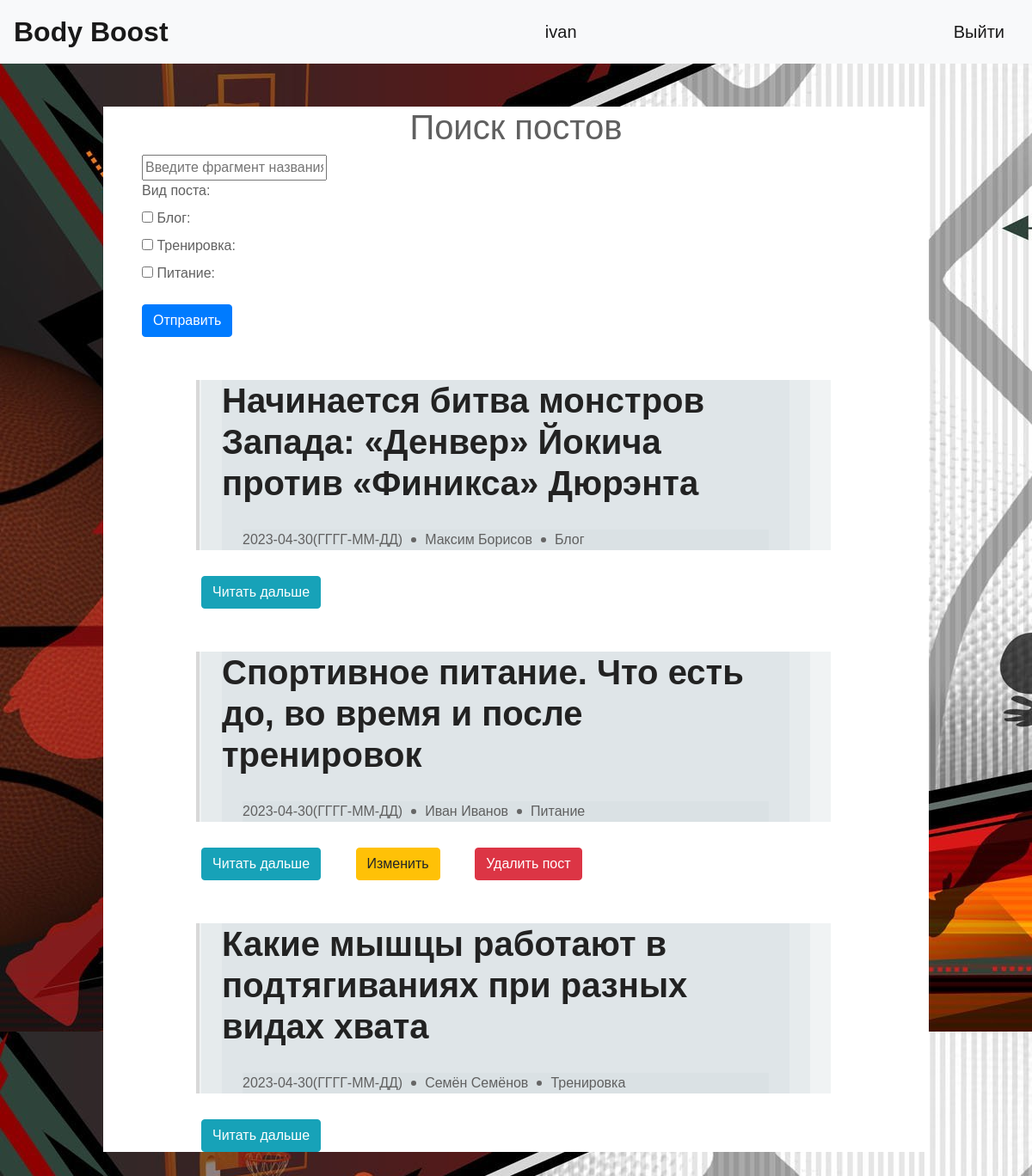
Page /search (signed in) on the committed database.
### data/users.py (models this page shows, shortened)
class User(SqlAlchemyBase, UserMixin):
    __tablename__ = 'users'
    id = sqlalchemy.Column(sqlalchemy.Integer, primary_key=True, autoincrement=True)
    surname = sqlalchemy.Column(sqlalchemy.String, nullable=True)
    name = sqlalchemy.Column(sqlalchemy.String, nullable=True)
    img = sqlalchemy.Column(sqlalchemy.BLOB, default=None, nullable=True)
    login = sqlalchemy.Column(sqlalchemy.String, unique=True, nullable=True)
    about_me = sqlalchemy.Column(sqlalchemy.Text, nullable=True, default="")
    role = sqlalchemy.Column(sqlalchemy.String, nullable=True, default="user")
    hashed_password = sqlalchemy.Column(sqlalchemy.String, nullable=True)
    posts = orm.relationship("Post", back_populates='user')

### data/posts.py (models this page shows)
class Post(SqlAlchemyBase, UserMixin):
    __tablename__ = 'posts'
    id = sqlalchemy.Column(sqlalchemy.Integer, primary_key=True, autoincrement=True)
    creator_id = sqlalchemy.Column(sqlalchemy.Integer,
                                   sqlalchemy.ForeignKey("users.id"))
    user = orm.relationship('User')
    creator_name = sqlalchemy.Column(sqlalchemy.String, nullable=False)
    creator_surname = sqlalchemy.Column(sqlalchemy.String, nullable=False)
    creator_login = sqlalchemy.Column(sqlalchemy.String, nullable=False)
    post_name = sqlalchemy.Column(sqlalchemy.String, nullable=False)
    create_date = sqlalchemy.Column(sqlalchemy.Date, nullable=False, default=datetime.datetime.now())
    text_content = sqlalchemy.Column(sqlalchemy.Text, nullable=True)
    file = sqlalchemy.Column(sqlalchemy.BLOB, default=None, nullable=True)
    is_liked = sqlalchemy.Column(sqlalchemy.BOOLEAN, default=False)
    is_blog = sqlalchemy.Column(sqlalchemy.BOOLEAN, default=False)
    is_training = sqlalchemy.Column(sqlalchemy.BOOLEAN, default=False)
    is_recipe = sqlalchemy.Column(sqlalchemy.BOOLEAN, default=False)
    list_likes = sqlalchemy.Column(sqlalchemy.String, nullable=False, default="")
    def __repr__(self):
        return f'<User> {self.id} {self.post_name} {self.create_date}'

### server.py (the view, shortened to what this page needs)
@app.route("/search", methods=["GET", "POST"])
def search():
    db_sess = db_session.create_session()
    search_posts = None
    if request.method == "GET":
        search_posts = db_sess.query(Post).all()
        print(search_posts)
    return render_template("search.html", posts=search_posts, title="Поиск постов")

### data/db_session.py (called while the page is built)
def create_session() -> Session:
    global __factory
    return __factory()

### server.py (called while the page is built)
@login_manager.user_loader
def load_user(user_id):
    db_sess = db_session.create_session()
    return db_sess.get(User, user_id)

### templates/search.html (shortened to what this page needs)
 {% extends "base.html" %}
{% block content %}
<head>
	<link rel="stylesheet" href="../static/css/example_css.css">
    <link rel="stylesheet" href="https://use.fontawesome.com/releases/v5.3.1/css/all.css"
>
    <link rel="stylesheet" href="../static/css/for_search.css">
</head>
<h1 style="text-align: center">{{ title }}</h1>
<form method="POST">
    <p>
        <input type="text" placeholder="Введите фрагмент названия поста" name="search">
        <br>
        <label>Вид поста: </label>
        <br/>
        <input type="checkbox" class="checkbox" name="is_blog" id="checkbox1" value="true1"/>
        <label for="checkbox1">Блог:</label>
        <br/>
        <input type="checkbox" class="checkbox" name="is_training" id="checkbox2" value="true2" />
        <label for="checkbox2">Тренировка:</label>
        <br/>
        <input type="checkbox" class="checkbox" name="is_recipe" id="checkbox3" value="true3"/>
        <label for="checkbox3">Питание:</label>
        <br/>
    </p>
    <button type="submit" class="btn btn-primary" >Отправить</button>
</form>
{% for post in posts %}
    <div class="container">
        <div class="post">
            <div class="post-content">
                <div class="post-header">
                    <h1>{{ post.post_name }}</h1>
                    <div class="post-meta">
                        <time>{{ post.create_date }}(ГГГГ-ММ-ДД)</time>
                        <span class="author">{{ post.creator_name }} {{ post.creator_surname }}</span>
                        {% if post.is_blog %}
                            <span class="category">Блог</span>
                        {% endif %}
                        {% if post.is_training %}
                            <span class="category">Тренировка</span>
                        {% endif %}
                        {% if post.is_recipe %}
                            <span class="category">Питание</span>
                        {% endif %}
                    </div>
                </div>
            </div>
        </div>
        <div class="btns">
                <a href="/post_review/{{ post.id }}"><button type="button" class="btn btn-info">Читать дальше</button></a>
                {% if current_user.is_authenticated and (post.creator_id == current_user.id or current_user.role == "admin") %}
                    <a href="/edit_post/{{ post.id }}" class="btn btn-warning" style="margin-left: 36px;">Изменить</a>
                    <a href="/post_delete/{{ post.id }}" class="btn btn-danger" style="margin-left: 36px;">Удалить пост</a>
                {% endif %}
        </div>
    </div>
{% endfor %}
{% endblock %}

### templates/base.html (shortened to what this page needs)
<!doctype html>
<html lang="en">
<head>
    <link rel="stylesheet"
          href="https://stackpath.bootstrapcdn.com/bootstrap/4.4.1/css/bootstrap.min.css"
>
    <link rel='stylesheet' href="../static/css/base.css">
</head>
<body background="../static/img/fon/fon.jpg">
<header>
    <nav class="navbar navbar-light bg-light">
        <a class="navbar-brand" href="/"><font size="6" face="Arial"><b>Body Boost</b></font></a>
        {% if current_user.is_authenticated %}
            <a class="navbar-brand" href="/profile/{{ current_user.login }}">{{ current_user.login }}</a>
            <a class="navbar-brand" href="/logout">Выйти</a>
        {% endif %}
    </nav>
</header>
<main role="main" class="container">
    {% block content %}{% endblock %}
</main>
</body>
</html>

### static/css/base.css (style rules this page uses)
div { margin: 24px; background: rgba(205, 214, 219, 0.3) }

### static/css/example_css.css (style rules this page uses)
* { box-sizing: border-box; margin: 0; }
body { font-family: 'Montserrat', sans-serif; color: #606060; font-size: 14px; }
.container { max-width: 960px; margin: 50px auto; padding: 0 15px; background: white; }
.post h1 { color: #222; font-weight: 600; margin-bottom: 30px; }
.post-meta { margin-bottom: 30px; display: flex; flex-wrap: wrap; }
time, .author { padding-right: 26px; position: relative; }
time:after, .author:after { content: ""; width: 6px; height: 6px; border-radius: 50%; background: #666; position: absolute; top: 50%; right: 10px; transform: translateY(-50%); }
p { line-height: 1.5; margin-bottom: 1em; }
@media (min-width: 768px) { body { font-size: 16px; } }
@media (min-width: 768px) { .container { padding: 0 45px; } }
@media (min-width: 768px) { .post-header { padding-left: 26px; border-left: 4px solid #D8D8D8; margin-left: -30px; } }
.btns { background-color: white; }

### rows in the picture
User: login "ivan"
Post: post_name "Начинается битва монстров Запада: «Денвер» Йокича против «Финикса» Дюрэнта", create_date "2023-04-30", creator_name "Максим", creator_surname "Борисов", is_blog "Блог"
Post: post_name "Спортивное питание. Что есть до, во время и после тренировок", create_date "2023-04-30", creator_name "Иван", creator_surname "Иванов", is_recipe "Питание"
Post: post_name "Какие мышцы работают в подтягиваниях при разных видах хвата", create_date "2023-04-30", creator_name "Семён", creator_surname "Семёнов", is_training "Тренировка"

### other values in the picture
{{ title }} "Поиск постов"
